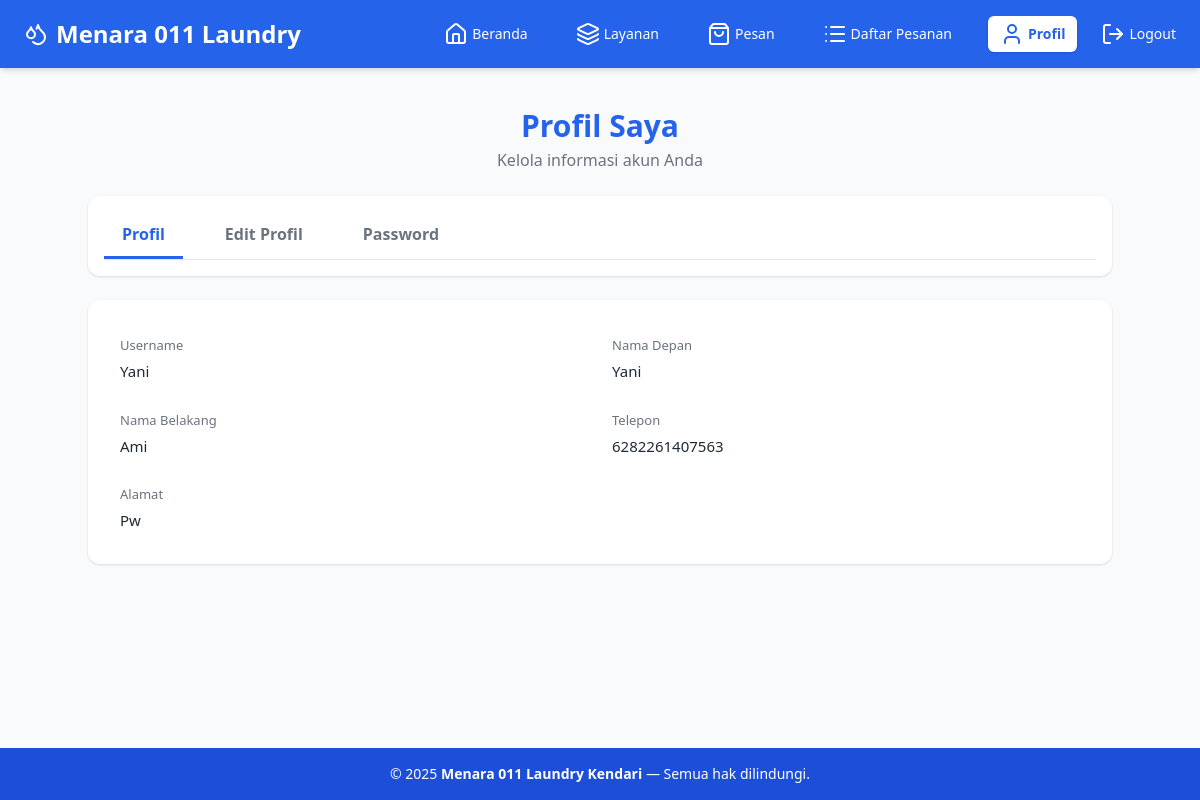
Page /accounts/profile/ (signed in) on the committed database.
### accounts/models.py (models this page shows, shortened)
class User(AbstractUser):
    is_customer = models.BooleanField(default=True, verbose_name="Pelanggan")
    is_courier = models.BooleanField(default=False, verbose_name="Kurir")
    is_staff_member = models.BooleanField(default=False, verbose_name="Staff")
    email = models.EmailField(blank=True, null=True, verbose_name="Email")  # Email tidak wajib
    phone = models.CharField(
        max_length=15,  # Maksimal 15 digit untuk nomor HP Indonesia
        unique=True,  # Nomor HP harus unik
        validators=[
            RegexValidator(
                regex=r'^[0-9]{10,15}$',
                message='Nomor HP harus berupa angka dan minimal 10 digit'
            )
        ],
        verbose_name="Nomor WhatsApp"
    )
    wa_id = models.CharField(
        max_length=100,
        blank=True,
        null=True,
        unique=True
    )
    address = models.TextField(blank=True, null=True, verbose_name="Alamat")
    is_verified = models.BooleanField(default=False, verbose_name="Terverifikasi")
    class Meta:
        verbose_name = "Pengguna"
        verbose_name_plural = "Pengguna"
        ordering = ['-date_joined']

### accounts/views.py (the view)
# urls.py: path('profile/', views.profile_view, name='profile'),
@login_required
def profile_view(request):
    user = request.user
    if request.method == 'POST' and 'update_profile' in request.POST:
        profile_form = ProfileForm(request.POST, instance=user)
        if profile_form.is_valid():
            profile_form.save()
            messages.success(request, "Profil berhasil diperbarui!")
            return redirect('accounts:profile')
    else:
        profile_form = ProfileForm(instance=user)
    if request.method == 'POST' and 'update_password' in request.POST:
        password_form = CustomPasswordChangeForm(user=user, data=request.POST)
        if password_form.is_valid():
            password_form.save()
            update_session_auth_hash(request, user)
            messages.success(request, "Password berhasil diganti!")
            return redirect('accounts:profile')
    else:
        password_form = PasswordChangeForm(user=user)
    context = {
        'profile_form': profile_form,
        'password_form': password_form,
    }
    return render(request, 'profile.html', context)

### templates/profile.html (shortened to what this page needs)
{% extends 'base.html' %}
{% block content %}
<div class="max-w-5xl mx-auto mt-10">
  <div class="mb-6 text-center">
    <h1 class="text-3xl font-bold text-blue-600">
      Profil Saya
    </h1>
    <p class="text-gray-500 mt-1">
      Kelola informasi akun Anda
    </p>
  </div>
  <div class="bg-white rounded-xl shadow p-4 mb-6">
    <div class="flex gap-6 border-b">
      <button class="tab-btn active" data-tab="tab-info">Profil</button>
      <button class="tab-btn" data-tab="tab-edit">Edit Profil</button>
      <button class="tab-btn" data-tab="tab-password">Password</button>
    </div>
  </div>
  <div id="tab-info" class="tab-content">
    <div class="bg-white p-8 rounded-xl shadow">
      <div class="grid grid-cols-1 md:grid-cols-2 gap-6">
        <div>
          <label class="label">Username</label>
          <p class="value">{{ request.user.username }}</p>
        </div>
        <div>
          <label class="label">Nama Depan</label>
          <p class="value">{{ request.user.first_name|default:"-" }}</p>
        </div>
        <div>
          <label class="label">Nama Belakang</label>
          <p class="value">{{ request.user.last_name|default:"-" }}</p>
        </div>
        <div>
          <label class="label">Telepon</label>
          <p class="value">{{ request.user.phone|default:"-" }}</p>
        </div>
        <div class="md:col-span-2">
          <label class="label">Alamat</label>
          <p class="value">{{ request.user.address|default:"-" }}</p>
        </div>
      </div>
    </div>
  </div>
</div>
{% endblock %}

### templates/profile.html (style rules this page uses)
.tab-btn { padding: 10px 18px; font-weight: 600; color: #6b7280; border-bottom: 3px solid transparent; transition: .2s; }
.tab-btn.active { color: #2563eb; border-color: #2563eb; }
.label { font-size: 13px; color: #6b7280; }
.value { font-size: 15px; font-weight: 500; margin-top: 4px; }

### rows in the picture
User: user.username "Yani", user.first_name "Yani", user.last_name "Ami", user.phone "6282261407563", user.address "Pw"
